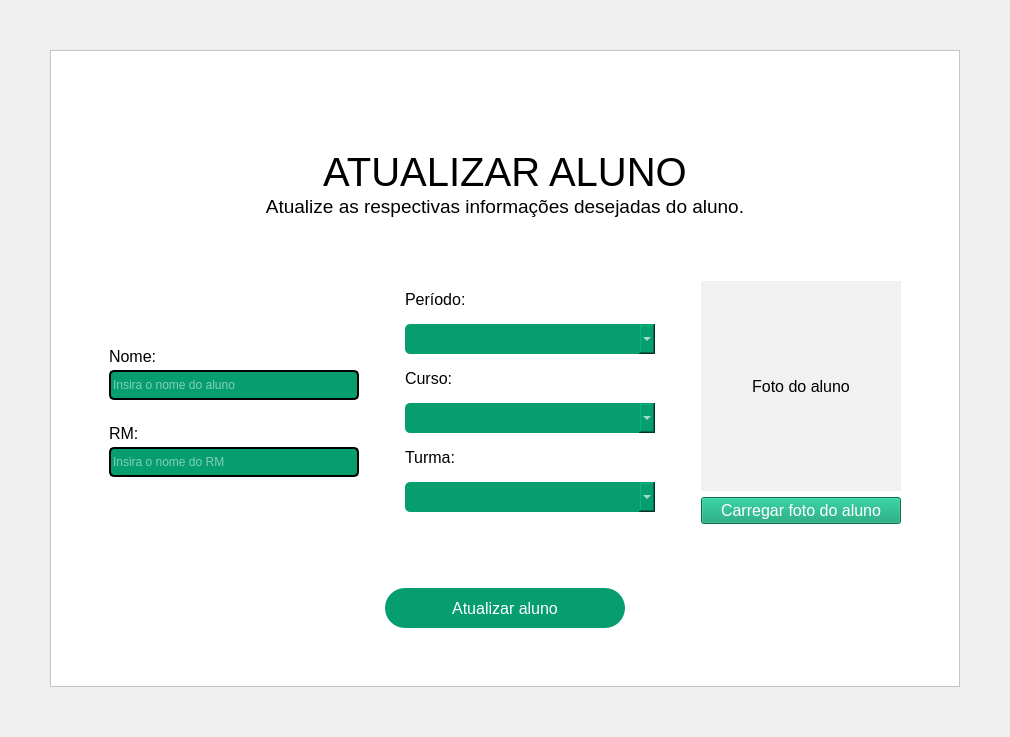
         <widget class="QWidget" name="pg_Atualizar">
          <layout class="QGridLayout" name="gridLayout_11">
           <property name="leftMargin">
            <number>50</number>
           </property>
           <property name="topMargin">
            <number>50</number>
           </property>
           <property name="rightMargin">
            <number>50</number>
           </property>
           <property name="bottomMargin">
            <number>50</number>
           </property>
           <property name="spacing">
            <number>0</number>
           </property>
           <item row="0" column="0">
            <widget class="QFrame" name="frame_6">
             <property name="styleSheet">
              <string notr="true">background-color: rgb(255, 255, 255);</string>
             </property>
             <property name="frameShape">
              <enum>QFrame::StyledPanel</enum>
             </property>
             <property name="frameShadow">
              <enum>QFrame::Raised</enum>
             </property>
             <layout class="QGridLayout" name="gridLayout_22">
              <item row="3" column="0">
               <widget class="QWidget" name="widget_16" native="true">
                <layout class="QHBoxLayout" name="horizontalLayout_10">
                 <item>
                  <spacer name="horizontalSpacer_43">
                   <property name="orientation">
                    <enum>Qt::Horizontal</enum>
                   </property>
                   <property name="sizeHint" stdset="0">
                    <size>
                     <width>40</width>
                     <height>20</height>
                    </size>
                   </property>
                  </spacer>
                 </item>
                 <item>
                  <layout class="QVBoxLayout" name="verticalLayout_28">
                   <item>
                    <layout class="QVBoxLayout" name="verticalLayout_18">
                     <item>
                      <spacer name="verticalSpacer_31">
                       <property name="orientation">
                        <enum>Qt::Vertical</enum>
                       </property>
                       <property name="sizeHint" stdset="0">
                        <size>
                         <width>20</width>
                         <height>40</height>
                        </size>
                       </property>
                      </spacer>
                     </item>
                     <item>
                      <widget class="QLabel" name="label_18">
                       <property name="maximumSize">
                        <size>
                         <width>16777215</width>
                         <height>15</height>
                        </size>
                       </property>
                       <property name="font">
                        <font>
                         <family>Arial</family>
                         <pointsize>12</pointsize>
                        </font>
                       </property>
                       <property name="text">
                        <string>Nome:</string>
                       </property>
                      </widget>
                     </item>
                     <item>
                      <widget class="QLineEdit" name="etyNome_PgAtualizar">
                       <property name="minimumSize">
                        <size>
                         <width>250</width>
                         <height>30</height>
                        </size>
                       </property>
                       <property name="styleSheet">
                        <string notr="true">QLineEdit{
	background-color:#069E6E;
	border: 2px solid #000000;
	color: #ffffff;
	border-radius:5px;
}</string>
                       </property>
                       <property name="placeholderText">
                        <string>Insira o nome do aluno</string>
                       </property>
                      </widget>
                     </item>
                    </layout>
                   </item>
                   <item>
                    <layout class="QVBoxLayout" name="verticalLayout_27">
                     <property name="topMargin">
                      <number>20</number>
                     </property>
                     <item>
                      <widget class="QLabel" name="label_16">
                       <property name="maximumSize">
                        <size>
                         <width>16777215</width>
                         <height>15</height>
                        </size>
                       </property>
                       <property name="font">
                        <font>
                         <family>Arial</family>
                         <pointsize>12</pointsize>
                        </font>
                       </property>
                       <property name="text">
                        <string>RM:</string>
                       </property>
                      </widget>
                     </item>
                     <item>
                      <widget class="QLineEdit" name="etyRM_PgAtualizar">
                       <property name="minimumSize">
                        <size>
                         <width>0</width>
                         <height>30</height>
                        </size>
                       </property>
                       <property name="styleSheet">
                        <string notr="true">QLineEdit{
	background-color:#069E6E;
	border: 2px solid #000000;
	color: #ffffff;
	border-radius:5px;
}</string>
                       </property>
                       <property name="placeholderText">
                        <string>Insira o nome do RM</string>
                       </property>
                      </widget>
                     </item>
                     <item>
                      <spacer name="verticalSpacer_33">
                       <property name="orientation">
                        <enum>Qt::Vertical</enum>
                       </property>
                       <property name="sizeHint" stdset="0">
                        <size>
                         <width>20</width>
                         <height>40</height>
                        </size>
                       </property>
                      </spacer>
                     </item>
                    </layout>
                   </item>
                  </layout>
                 </item>
                 <item>
                  <spacer name="horizontalSpacer_41">
                   <property name="orientation">
                    <enum>Qt::Horizontal</enum>
                   </property>
                   <property name="sizeHint" stdset="0">
                    <size>
                     <width>40</width>
                     <height>20</height>
                    </size>
                   </property>
                  </spacer>
                 </item>
                 <item>
                  <layout class="QVBoxLayout" name="verticalLayout_19">
                   <item>
                    <widget class="QLabel" name="label_19">
                     <property name="maximumSize">
                      <size>
                       <width>16777215</width>
                       <height>15</height>
                      </size>
                     </property>
                     <property name="font">
                      <font>
                       <family>Arial</family>
                       <pointsize>12</pointsize>
                      </font>
                     </property>
                     <property name="text">
                      <string>Período:</string>
                     </property>
                    </widget>
                   </item>
                   <item>
                    <widget class="QComboBox" name="cboxPeriodo_PgAtualizar">
                     <property name="minimumSize">
                      <size>
                       <width>250</width>
                       <height>30</height>
                      </size>
                     </property>
                     <property name="styleSheet">
                      <string notr="true">QComboBox{
	background-color:#069E6E;
	border-color:#069E6E;
	color: #ffffff;
	border-radius:5px;
}

QComboBox QAbstractItemView{
	background-color:#069E6E;
	color: #ffffff;
}
</string>
                     </property>
                     <property name="placeholderText" stdset="0">
                      <string/>
                     </property>
                    </widget>
                   </item>
                   <item>
                    <widget class="QLabel" name="label_20">
                     <property name="maximumSize">
                      <size>
                       <width>16777215</width>
                       <height>15</height>
                      </size>
                     </property>
                     <property name="font">
                      <font>
                       <family>Arial</family>
                       <pointsize>12</pointsize>
                      </font>
                     </property>
                     <property name="text">
                      <string>Curso:</string>
                     </property>
                    </widget>
                   </item>
                   <item>
                    <widget class="QComboBox" name="cboxCurso_PgAtualizar">
                     <property name="minimumSize">
                      <size>
                       <width>0</width>
                       <height>30</height>
                      </size>
                     </property>
                     <property name="styleSheet">
                      <string notr="true">QComboBox{
	background-color:#069E6E;
	border-color:#069E6E;
	color: #ffffff;
	border-radius:5px;
}

QComboBox QAbstractItemView{
	background-color:#069E6E;
	color: #ffffff;
}
</string>
                     </property>
                    </widget>
                   </item>
                   <item>
                    <widget class="QLabel" name="label_21">
                     <property name="maximumSize">
                      <size>
                       <width>16777215</width>
                       <height>15</height>
                      </size>
                     </property>
                     <property name="font">
                      <font>
                       <family>Arial</family>
                       <pointsize>12</pointsize>
                      </font>
                     </property>
                     <property name="text">
                      <string>Turma:</string>
                     </property>
                    </widget>
                   </item>
                   <item>
                    <widget class="QComboBox" name="cboxTurma_PgAtualizar">
                     <property name="minimumSize">
                      <size>
                       <width>0</width>
                       <height>30</height>
                      </size>
                     </property>
                     <property name="styleSheet">
                      <string notr="true">QComboBox{
	background-color:#069E6E;
	border-color:#069E6E;
	color: #ffffff;
	border-radius:5px;
}

QComboBox QAbstractItemView{
	background-color:#069E6E;
	color: #ffffff;
}
</string>
                     </property>
                    </widget>
                   </item>
                  </layout>
                 </item>
                 <item>
                  <spacer name="horizontalSpacer_42">
                   <property name="orientation">
                    <enum>Qt::Horizontal</enum>
                   </property>
                   <property name="sizeHint" stdset="0">
                    <size>
                     <width>40</width>
                     <height>20</height>
                    </size>
                   </property>
                  </spacer>
                 </item>
                 <item>
                  <layout class="QVBoxLayout" name="verticalLayout_20">
                   <item>
                    <widget class="QLabel" name="lbl_ImgAluno_PgAtualizar">
                     <property name="minimumSize">
                      <size>
                       <width>200</width>
                       <height>210</height>
                      </size>
                     </property>
                     <property name="font">
                      <font>
                       <family>Arial</family>
                       <pointsize>12</pointsize>
                      </font>
                     </property>
                     <property name="styleSheet">
                      <string notr="true">background-color: rgb(241, 241, 241);</string>
                     </property>
                     <property name="text">
                      <string>Foto do aluno</string>
                     </property>
                     <property name="alignment">
                      <set>Qt::AlignCenter</set>
                     </property>
                    </widget>
                   </item>
                   <item>
                    <widget class="QPushButton" name="btnCarregarFT_PgAtualizar">
                     <property name="font">
                      <font>
                       <family>Arial</family>
                       <pointsize>12</pointsize>
                      </font>
                     </property>
                     <property name="styleSheet">
                      <string notr="true">QPushButton{
	background-color:#069E6E;
	color:#ffffff;
}

QPushButton:hover{
	background-color:#047b55;
}

QPushButton:pressed{
	background-color: rgb(2, 45, 29);
}

QPushButton:checked{
	background-color:  rgb(2, 45, 29);
}

</string>
                     </property>
                     <property name="text">
                      <string>Carregar foto do aluno</string>
                     </property>
                    </widget>
                   </item>
                  </layout>
                 </item>
                 <item>
                  <spacer name="horizontalSpacer_44">
                   <property name="orientation">
                    <enum>Qt::Horizontal</enum>
                   </property>
                   <property name="sizeHint" stdset="0">
                    <size>
                     <width>40</width>
                     <height>20</height>
                    </size>
                   </property>
                  </spacer>
                 </item>
                </layout>
               </widget>
              </item>
              <item row="1" column="0">
               <widget class="QWidget" name="widget_15" native="true">
                <layout class="QHBoxLayout" name="horizontalLayout_20">
                 <item>
                  <layout class="QVBoxLayout" name="verticalLayout_17">
                   <property name="spacing">
                    <number>0</number>
                   </property>
                   <item>
                    <spacer name="verticalSpacer_17">
                     <property name="orientation">
                      <enum>Qt::Vertical</enum>
                     </property>
                     <property name="sizeHint" stdset="0">
                      <size>
                       <width>20</width>
                       <height>40</height>
                      </size>
                     </property>
                    </spacer>
                   </item>
                   <item>
                    <widget class="QLabel" name="label_14">
                     <property name="maximumSize">
                      <size>
                       <width>16777215</width>
                       <height>50</height>
                      </size>
                     </property>
                     <property name="font">
                      <font>
                       <family>Arial</family>
                       <pointsize>30</pointsize>
                      </font>
                     </property>
                     <property name="text">
                      <string>ATUALIZAR ALUNO</string>
                     </property>
                     <property name="alignment">
                      <set>Qt::AlignCenter</set>
                     </property>
                     <property name="margin">
                      <number>6</number>
                     </property>
                    </widget>
                   </item>
                   <item>
                    <widget class="QLabel" name="label_15">
                     <property name="minimumSize">
                      <size>
                       <width>0</width>
                       <height>22</height>
                      </size>
                     </property>
                     <property name="maximumSize">
                      <size>
                       <width>16777215</width>
                       <height>22</height>
                      </size>
                     </property>
                     <property name="font">
                      <font>
                       <family>Arial</family>
                       <pointsize>14</pointsize>
                      </font>
                     </property>
                     <property name="text">
                      <string>Atualize as respectivas informações desejadas do aluno.</string>
                     </property>
                     <property name="alignment">
                      <set>Qt::AlignCenter</set>
                     </property>
                    </widget>
                   </item>
                  </layout>
                 </item>
                </layout>
               </widget>
              </item>
              <item row="5" column="0">
               <widget class="QWidget" name="widget_17" native="true">
                <layout class="QHBoxLayout" name="horizontalLayout_22">
                 <item>
                  <layout class="QHBoxLayout" name="horizontalLayout_19">
                   <item>
                    <spacer name="horizontalSpacer_46">
                     <property name="orientation">
                      <enum>Qt::Horizontal</enum>
                     </property>
                     <property name="sizeHint" stdset="0">
                      <size>
                       <width>40</width>
                       <height>20</height>
                      </size>
                     </property>
                    </spacer>
                   </item>
                   <item>
                    <widget class="QPushButton" name="btnAtualizarAluno_PgAtualizar">
                     <property name="minimumSize">
                      <size>
                       <width>240</width>
                       <height>40</height>
                      </size>
                     </property>
                     <property name="maximumSize">
                      <size>
                       <width>240</width>
                       <height>16777215</height>
                      </size>
                     </property>
                     <property name="font">
                      <font>
                       <family>Arial</family>
                       <pointsize>12</pointsize>
                      </font>
                     </property>
                     <property name="styleSheet">
                      <string notr="true">QPushButton{
	background-color:#069E6E;
	color:#ffffff;
	border-radius:20px;
}

QPushButton:hover{
	background-color:#047b55;
}

QPushButton:pressed{
	background-color: rgb(2, 45, 29);
}

QPushButton:checked{
	background-color:  rgb(2, 45, 29);
}

</string>
                     </property>
                     <property name="text">
                      <string>Atualizar aluno</string>
                     </property>
                     <property name="icon">
                      <iconset resource="../imagens/imagens_usadas.qrc">
                       <normaloff>:/imagens/imgBtnAtualizar.png</normaloff>:/imagens/imgBtnAtualizar.png</iconset>
                     </property>
                     <property name="iconSize">
                      <size>
                       <width>36</width>
                       <height>36</height>
                      </size>
                     </property>
                    </widget>
                   </item>
                   <item>
                    <spacer name="horizontalSpacer_45">
                     <property name="orientation">
                      <enum>Qt::Horizontal</enum>
                     </property>
                     <property name="sizeHint" stdset="0">
                      <size>
                       <width>40</width>
                       <height>20</height>
                      </size>
                     </property>
                    </spacer>
                   </item>
                  </layout>
                 </item>
                </layout>
               </widget>
              </item>
              <item row="6" column="0">
               <spacer name="verticalSpacer_20">
                <property name="orientation">
                 <enum>Qt::Vertical</enum>
                </property>
                <property name="sizeHint" stdset="0">
                 <size>
                  <width>20</width>
                  <height>40</height>
                 </size>
                </property>
               </spacer>
              </item>
              <item row="2" column="0">
               <spacer name="verticalSpacer_18">
                <property name="orientation">
                 <enum>Qt::Vertical</enum>
                </property>
                <property name="sizeHint" stdset="0">
                 <size>
                  <width>20</width>
                  <height>40</height>
                 </size>
                </property>
               </spacer>
              </item>
              <item row="4" column="0">
               <spacer name="verticalSpacer_19">
                <property name="orientation">
                 <enum>Qt::Vertical</enum>
                </property>
                <property name="sizeHint" stdset="0">
                 <size>
                  <width>20</width>
                  <height>40</height>
                 </size>
                </property>
               </spacer>
              </item>
              <item row="0" column="0">
               <spacer name="verticalSpacer_21">
                <property name="orientation">
                 <enum>Qt::Vertical</enum>
                </property>
                <property name="sizeHint" stdset="0">
                 <size>
                  <width>20</width>
                  <height>40</height>
                 </size>
                </property>
               </spacer>
              </item>
             </layout>
             <zorder>widget_17</zorder>
             <zorder>widget_16</zorder>
             <zorder>widget_15</zorder>
             <zorder>verticalSpacer_18</zorder>
             <zorder>verticalSpacer_19</zorder>
             <zorder>verticalSpacer_20</zorder>
             <zorder>verticalSpacer_21</zorder>
            </widget>
           </item>
          </layout>
         </widget>
